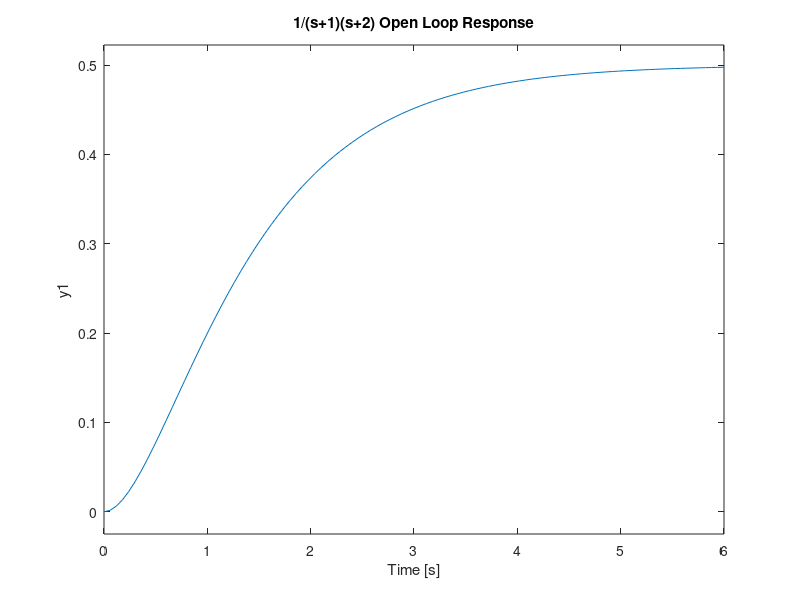
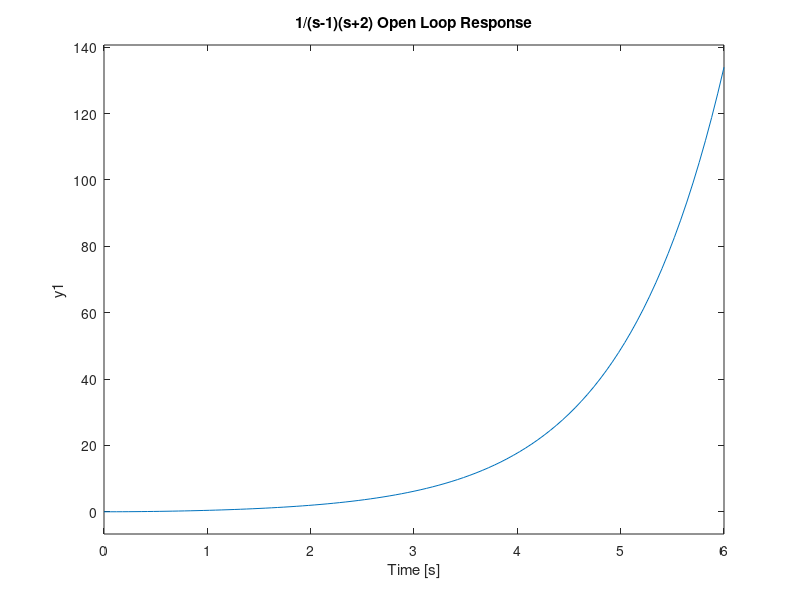
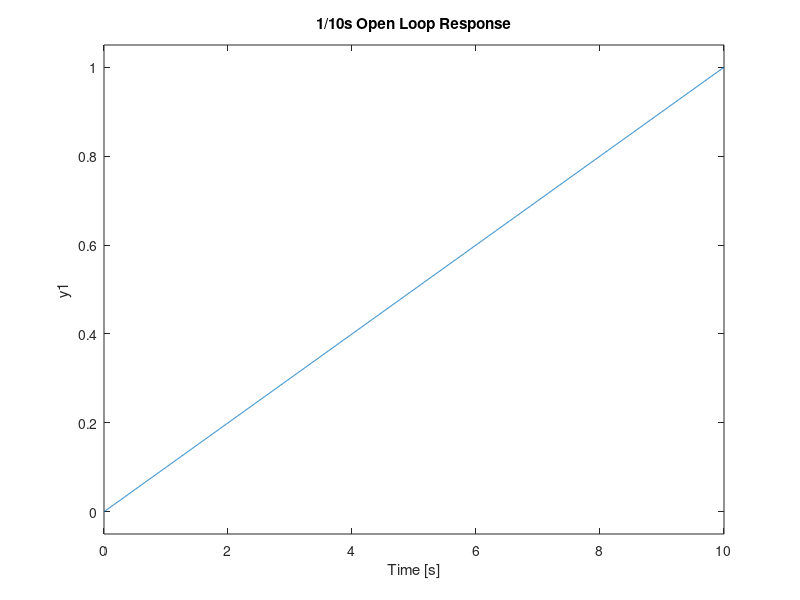

Write the MATLAB code that produced these figures, in order.
num = 1;
sys1 = [1 3 2];
sys2 = [1 1 -2];
sys3 = [0 10 0];

plant1 = tf(num,sys1);
plant2 = tf(num,sys2);
plant3 = tf(num,sys3);

figure(1);
step(plant1);
title('1/(s+1)(s+2) Open Loop Response');
grid;

figure(2);
step(plant2);
title('1/(s-1)(s+2) Open Loop Response');
grid;

figure(3);
step(plant3);
title('1/10s Open Loop Response');
grid;
